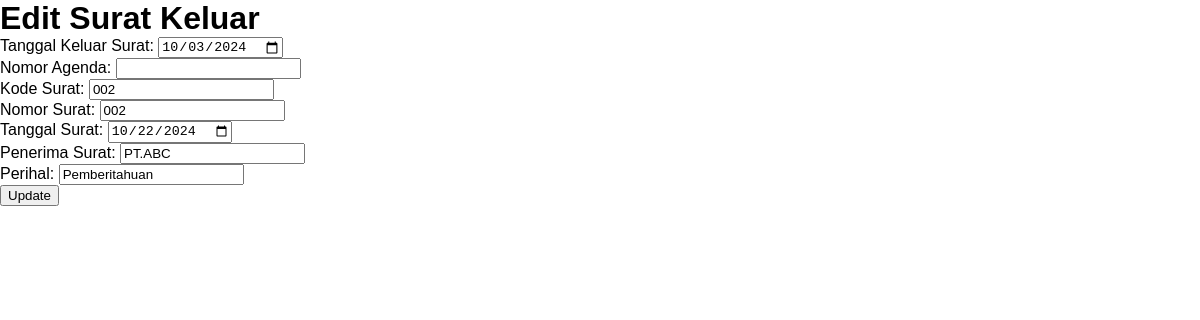
The app's page /Beranda/edit_surat_sk.php?id_sk=13 with its own data.
### tables this page shows
CREATE TABLE `tb_sk` (
  `id_sk` int(11) NOT NULL,
  `nomor_agenda` varchar(50) NOT NULL,
  `kode` varchar(50) NOT NULL,
  `nomor_sk` varchar(50) NOT NULL,
  `tgl_keluar` date NOT NULL,
  `tgl_sk` date NOT NULL,
  `penerima_sk` varchar(50) NOT NULL,
  `perihal_sk` varchar(50) NOT NULL,
  `lampiran_sk` varchar(50) NOT NULL,
  `status` int(11) NOT NULL,
  `tindakan` text NOT NULL,
  `berkas_kesalahan` text NOT NULL,
  `dari_disposisi` varchar(80) NOT NULL,
  `status_arsip` int(11) NOT NULL
);

### Beranda/edit_surat_sk.php (the view, shortened to what this page needs)
<?php
include 'koneksi.php';
$id_sk = $_GET['id_sk'];
$query = "SELECT * FROM tb_sk WHERE id_sk = ?";
$stmt = $koneksi->prepare($query);
$stmt->bind_param('i', $id_sk);
$stmt->execute();
$result = $stmt->get_result();
$data = $result->fetch_assoc();
?>
<!DOCTYPE html>
<html lang="id">
<head>
    <link rel="stylesheet" href="../css/styles.css">
</head>
<body>
    <h1>Edit Surat Keluar</h1>
    <form method="POST" action="">
        <div>
            <label for="tgl_sk">Tanggal Keluar Surat:</label>
            <input type="date" id="tgl_sk" name="tgl_sk" value="<?php echo $data['tgl_sk']; ?>" required>
        </div>
        <div>
            <label for="nomor_agenda">Nomor Agenda:</label>
            <input type="text" id="nomor_agenda" name="nomor_agenda" value="<?php echo $data['nomor_agenda']; ?>" required>
        </div>
        <div>
            <label for="kode_sk">Kode Surat:</label>
            <input type="text" id="kode_sk" name="kode_sk" value="<?php echo $data['kode']; ?>" required>
        </div>
        <div>
            <label for="nomor_sk">Nomor Surat:</label>
            <input type="text" id="nomor_sk" name="nomor_sk" value="<?php echo $data['nomor_sk']; ?>" required>
        </div>
        <div>
            <label for="tgl_keluar">Tanggal Surat:</label>
            <input type="date" id="tgl_keluar" name="tgl_keluar" value="<?php echo $data['tgl_keluar']; ?>" required>
        </div>
        <div>
            <label for="penerima_sk">Penerima Surat:</label>
            <input type="text" id="penerima_sk" name="penerima_sk" value="<?php echo $data['penerima_sk']; ?>" required>
        </div>
        <div>
            <label for="perihal_sk">Perihal:</label>
            <input type="text" id="perihal_sk" name="perihal_sk" value="<?php echo $data['perihal_sk']; ?>">
        </div>
        <button type="submit">Update</button>
    </form>
</body>
</html>

### css/styles.css (style rules this page uses)
body, h1, h2, ul, li { margin: 0; padding: 0; }
body { font-family: Arial, sans-serif; margin: 0; padding: 0; }

### records on screen
tb_sk: tgl_sk "10/03/2024", kode_sk "002", nomor_sk "002", tgl_keluar "10/22/2024", penerima_sk "PT.ABC", perihal_sk "Pemberitahuan"
